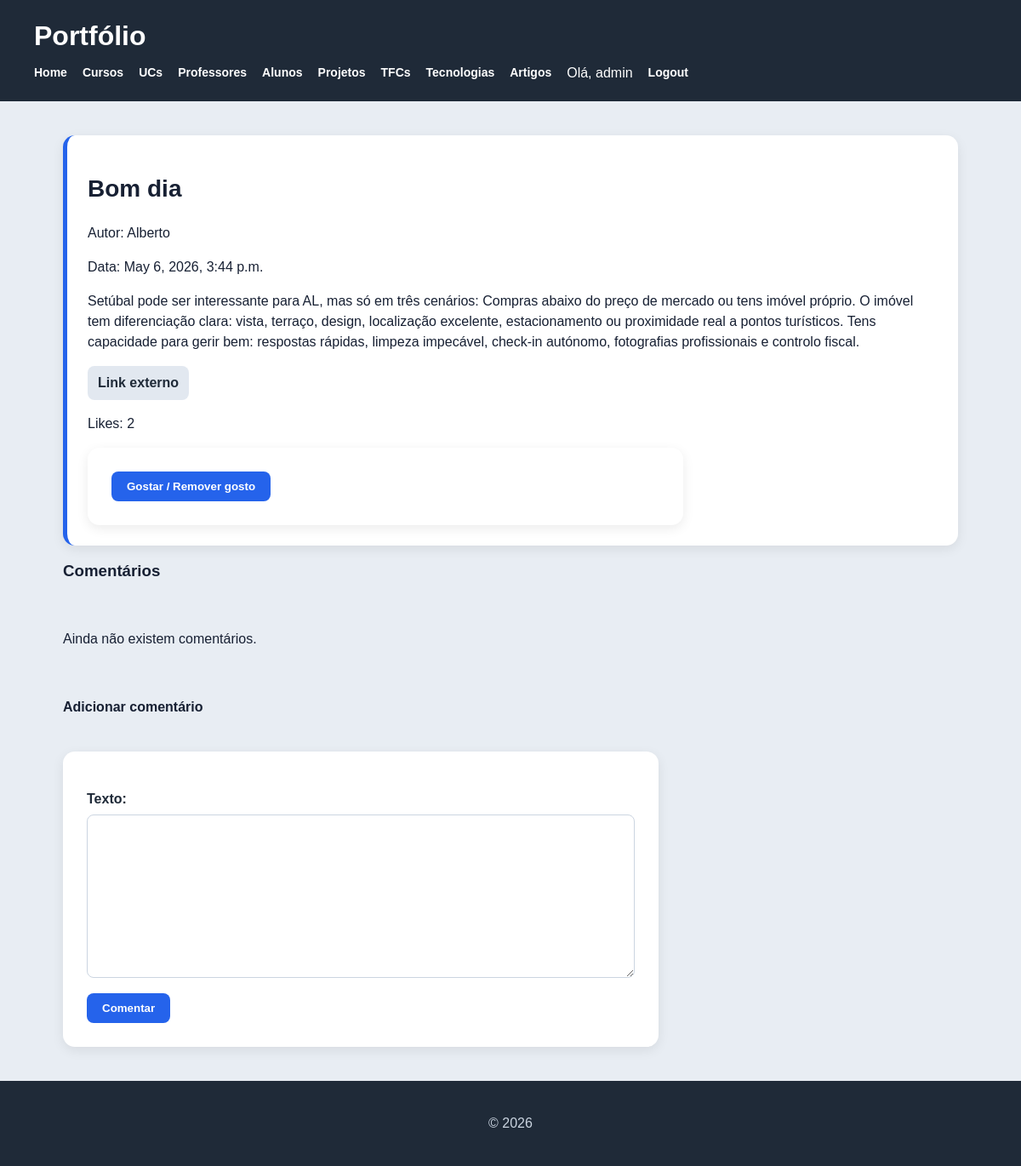
The page /artigos/1/ (signed in) on the database its author committed.
### artigos/models.py (models this page shows, shortened)
class Artigo(models.Model):
    titulo = models.CharField(max_length=200)
    texto = models.TextField()
    fotografia = models.ImageField(upload_to="artigos/", null=True, blank=True)
    link_externo = models.URLField(blank=True, null=True)
    data_criacao = models.DateTimeField(auto_now_add=True)
    autor = models.ForeignKey(User, on_delete=models.CASCADE, related_name="artigos")
    likes = models.ManyToManyField(User, related_name="artigos_likes", blank=True)
    def total_likes(self):
        return self.likes.count()

### artigos/views.py (the view)
# urls.py: path("<int:id>/", views.artigo_detail, name="artigo_detail"),
def artigo_detail(request, id):
    artigo = Artigo.objects.select_related("autor").prefetch_related("likes", "comentarios").get(id=id)
    comentarios = artigo.comentarios.select_related("autor").all().order_by("-data_criacao")
    form = ComentarioForm()
    return render(request, "artigos/artigo_detail.html", {
        "artigo": artigo,
        "comentarios": comentarios,
        "form": form,
        "is_autor": is_autor(request.user),
    })

### artigos/forms.py
class ComentarioForm(forms.ModelForm):
    class Meta:
        model = Comentario
        fields = ["texto"]

### artigos/views.py (called while the page is built)
def is_autor(user):
    return user.is_authenticated and user.groups.filter(name="autores").exists()

### artigos/templates/artigos/artigo_detail.html (shortened to what this page needs)
{% extends "portfolio/base.html" %}
{% block content %}
<article>
    <h2>{{ artigo.titulo }}</h2>
    <p>Autor: {{ artigo.autor.username }}</p>
    <p>Data: {{ artigo.data_criacao }}</p>
    <p>{{ artigo.texto }}</p>
    {% if artigo.link_externo %}
        <p>
            <a href="{{ artigo.link_externo }}" target="_blank">Link externo</a>
        </p>
    {% endif %}
    <p>Likes: {{ artigo.total_likes }}</p>
    <form method="post" action="{% url 'artigo_like' artigo.id %}">
        <button type="submit">Gostar / Remover gosto</button>
    </form>
</article>
<section>
    <h3>Comentários</h3>
    {% for comentario in comentarios %}
        <article>
            <p>{{ comentario.texto }}</p>
            <p>Por: {{ comentario.autor.username }} — {{ comentario.data_criacao }}</p>
        </article>
    {% empty %}
        <p>Ainda não existem comentários.</p>
    {% endfor %}
    {% if request.user.is_authenticated %}
        <h4>Adicionar comentário</h4>
        <form method="post" action="{% url 'comentario_create' artigo.id %}">
            {{ form.as_p }}
            <button type="submit">Comentar</button>
        </form>
    {% else %}
        <p>Para comentar, faz login.</p>
    {% endif %}
</section>
{% endblock %}

### portfolio/templates/portfolio/base.html (shortened to what this page needs)
<!DOCTYPE html>
<html lang="pt">
<head>
    {% load static %}
    <link rel="stylesheet" href="{% static 'portfolio/styles.css' %}">
</head>
<body>
    <header>
        <h1>Portfólio</h1>
        <nav>
            <a href="{% url 'portfolio_home' %}">Home</a>
            <a href="{% url 'portfolio_cursos' %}">Cursos</a>
            <a href="{% url 'portfolio_ucs' %}">UCs</a>
            <a href="{% url 'portfolio_professores' %}">Professores</a>
            <a href="{% url 'portfolio_alunos' %}">Alunos</a>
            <a href="{% url 'portfolio_projetos' %}">Projetos</a>
            <a href="{% url 'portfolio_tfcs' %}">TFCs</a>
            <a href="{% url 'portfolio_tecnologias' %}">Tecnologias</a>
            <a href="{% url 'artigos' %}">Artigos</a>
            {% if request.user.is_authenticated %}
                <span>Olá, {{ request.user.username }}</span>
                <a href="{% url 'logout' %}">Logout</a>
            {% else %}
                <a href="{% url 'login' %}">Login</a>
                <a href="{% url 'registo' %}">Registo</a>
            {% endif %}
        </nav>
    </header>
    <main>
        {% block content %}
        {% endblock %}
    </main>
    <footer>
        <p>&copy; 2026</p>
    </footer>
</body>
</html>

### portfolio/static/portfolio/styles.css (style rules this page uses)
* { box-sizing: border-box; }
body { margin: 0; font-family: Arial, Helvetica, sans-serif; background: #e8edf3; color: #172033; }
header { background: #1f2a38; color: white; padding: 24px 40px; }
header h1 { margin: 0 0 16px 0; font-size: 32px; }
nav { display: flex; gap: 18px; flex-wrap: wrap; }
nav a { color: white; text-decoration: none; font-weight: 600; font-size: 14px; }
main { max-width: 1100px; margin: 40px auto; padding: 0 24px; }
h2 { font-size: 28px; margin-bottom: 24px; }
section { display: grid; gap: 22px; }
article { background: white; border-radius: 14px; padding: 24px; box-shadow: 0 4px 14px rgba(0, 0, 0, 0.08); }
p { line-height: 1.5; }
a { color: #2563eb; }
footer { background: #1f2a38; color: #cbd5e1; text-align: center; padding: 22px; margin-top: 40px; }
form { background: white; padding: 28px; border-radius: 14px; box-shadow: 0 4px 14px rgba(0, 0, 0, 0.08); max-width: 700px; }
form p { display: flex; flex-direction: column; margin-bottom: 18px; }
form label { font-weight: 700; margin-bottom: 6px; color: #1f2a38; }
form input, form select, form textarea { padding: 10px 12px; border: 1px solid #cbd5e1; border-radius: 8px; font-size: 15px; font-family: Arial, Helvetica, sans-serif; }
form textarea { min-height: 120px; resize: vertical; }
button { background: #2563eb; color: white; border: none; padding: 10px 18px; border-radius: 8px; font-weight: 700; cursor: pointer; }
form a, article a, main > p a { display: inline-block; margin-right: 8px; padding: 8px 12px; border-radius: 8px; background: #e2e8f0; color: #1f2a38; text-decoration: none; font-weight: 600; }
article { border-left: 5px solid #2563eb; }

### rows shown on the page
Artigo: titulo "Bom dia", autor.username "Alberto", data_criacao "May 6, 2026, 3:44 p.m.", texto "Setúbal pode ser interessante para AL, mas só em três cenários: Compras abaixo do preço de mercado ou tens imóvel próprio. O imóvel tem diferenciação clara: vista, terraço, design, localização excelente, estacionamento ou proximidade real a pontos turísticos. Tens capacidade para gerir bem: respostas rápidas, limpeza impecável, check-in autónomo, fotografias profissionais e controlo fiscal.", total_likes "2"

### other values the page prints
{{ request.user.username }} "admin"
